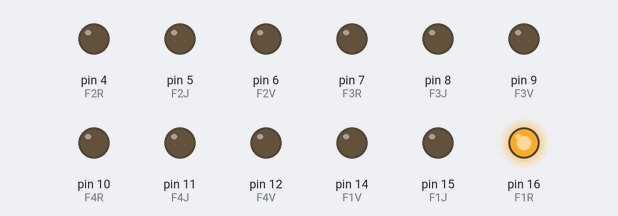
This sketch was run on a simulated Arduino Uno, built with avr-gcc and run on an emulated ATmega328P. On the bench: output pins drawn as LEDs (lit = HIGH).

Above: at 0.1 s.
At 4.1 s:
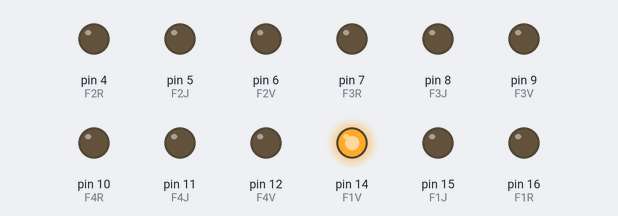
At 10.1 s:
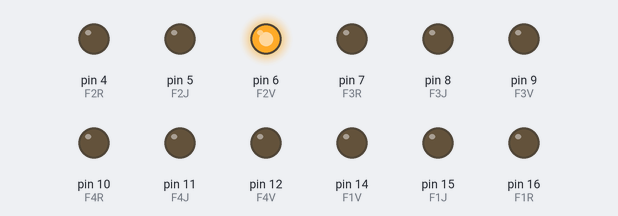
At 20.1 s:
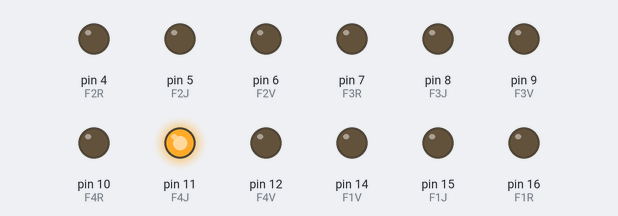
At 30.1 s:
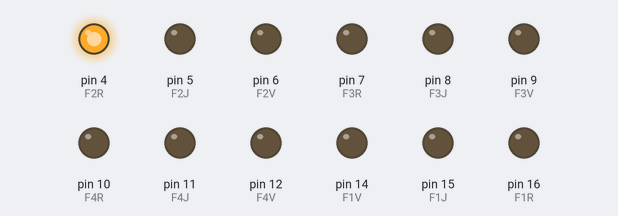
At 39.1 s:
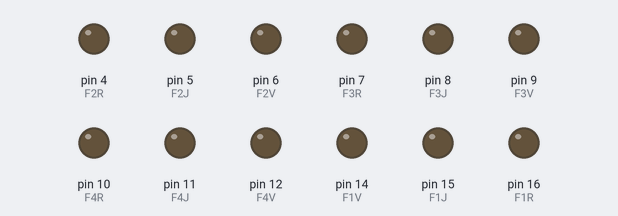
Timing chart, 0 to 40.0 s (numbered marks = the images above):
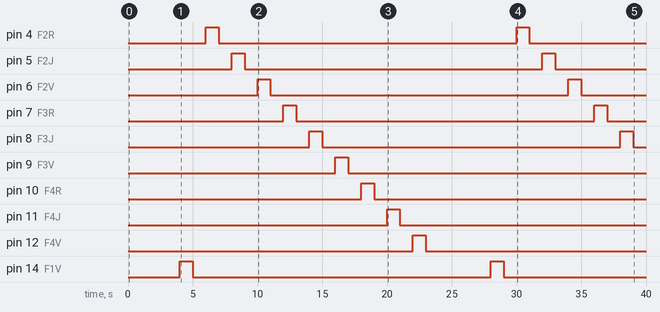

Measured:
- by itself, pin 9 (F3V): LOW → HIGH at 16.0 s, → LOW 1.0 s later
- by itself, pin 10 (F4R): LOW → HIGH at 18.0 s, → LOW 1.0 s later
- by itself, pin 11 (F4J): LOW → HIGH at 20.0 s, → LOW 1.0 s later
- by itself, pin 12 (F4V): LOW → HIGH at 22.0 s, → LOW 1.0 s later
- by itself, pin 4 (F2R), pin 5 (F2J), pin 6 (F2V), pin 7 (F3R), pin 8 (F3J), pin 14 (F1V), pin 15 (F1J), pin 16 (F1R): alternates HIGH for 1.0 s and LOW for 23.0 s

The sketch:

TrafficLights.ino
```cpp
byte F1R = 16;
byte F1J = 15;
byte F1V = 14;
byte F2R = 4;
byte F2J = 5;
byte F2V = 6;
byte F3R = 7;
byte F3J = 8;
byte F3V = 9;
byte F4R = 10;
byte F4J = 11;
byte F4V = 12;

/*
 * Déclaration des prototypes des fonctions de contrôle
 */
void setup_feux (void);
void allume_feu (byte IdFeu);
void eteins_feu (byte IdFeu);
void clignote_feu (byte IdFeu, int nb_cligno=4, int tempo=1000);
void test_LED (int tempo=200);

/*
 * Initialisation du programme (effectué une seule fois)
 */
void setup()
{
  setup_feux();
}

/*
 * Boucle du programme principal (boule infinie)
 */
void loop()
{
test_LED(1000);

/*
allume_feu(F1R);
allume_feu(F3R);
delay(5000)

allume_feu(F1R);
allume_feu(F3R);
delay(5000)
*/
}
```

control.ino
```cpp
/*
 * Configure les broche de l'arduino
 * Led en sortie
 * Bouton en entrée (à venir)
 */
void setup_feux (void)
{
  pinMode(F1R, OUTPUT);
  pinMode(F1J, OUTPUT);
  pinMode(F1V, OUTPUT);

  pinMode(F2R, OUTPUT);
  pinMode(F2J, OUTPUT);
  pinMode(F2V, OUTPUT);

  pinMode(F3R, OUTPUT);
  pinMode(F3J, OUTPUT);
  pinMode(F3V, OUTPUT);

  pinMode(F4R, OUTPUT);
  pinMode(F4J, OUTPUT);
  pinMode(F4V, OUTPUT);
}


/*
 * Allume le feu correspondant à l'identifiant passé
 */
void allume_feu (byte IdFeu)
{
  digitalWrite(IdFeu, HIGH);
}

/*
 * Allume le feu correspondant à l'identifiant passé

 */
void eteins_feu (byte IdFeu)
{
  digitalWrite(IdFeu, LOW);
}


/*
 * Allume le feu correspondant à l'identifiant passé
 */
void clignote_feu (byte IdFeu, int nb_cligno=4, int tempo=1000)
{
  for(int i=0; i<nb_cligno; i++){
    digitalWrite(IdFeu, HIGH);
    delay(tempo);
    digitalWrite(IdFeu, LOW);
    delay(tempo);
  }
}

void test_LED (int tempo=200)
{
  clignote_feu (F1R, 1, tempo);
  clignote_feu (F1J, 1, tempo);
  clignote_feu (F1V, 1, tempo);

  clignote_feu (F2R, 1, tempo);
  clignote_feu (F2J, 1, tempo);
  clignote_feu (F2V, 1, tempo);

  clignote_feu (F3R, 1, tempo);
  clignote_feu (F3J, 1, tempo);
  clignote_feu (F3V, 1, tempo);

  clignote_feu (F4R, 1, tempo);
  clignote_feu (F4J, 1, tempo);
  clignote_feu (F4V, 1, tempo);
}
```
